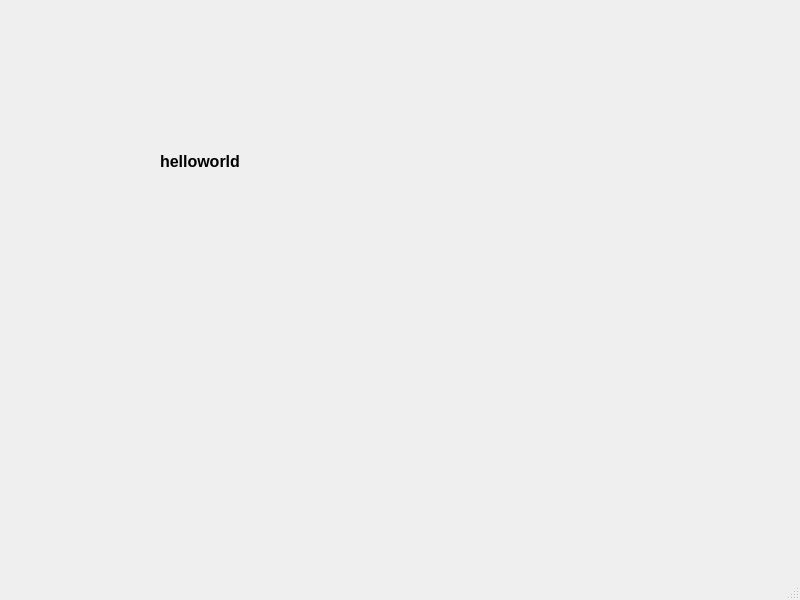
<?xml version="1.0" encoding="UTF-8"?>
<ui version="4.0">
 <class>MainWindow</class>
 <widget class="QMainWindow" name="MainWindow">
  <property name="geometry">
   <rect>
    <x>0</x>
    <y>0</y>
    <width>800</width>
    <height>600</height>
   </rect>
  </property>
  <property name="windowTitle">
   <string>MainWindow</string>
  </property>
  <widget class="QWidget" name="centralwidget">
   <widget class="QLabel" name="label">
    <property name="geometry">
     <rect>
      <x>160</x>
      <y>141</y>
      <width>141</width>
      <height>41</height>
     </rect>
    </property>
    <property name="text">
     <string>&lt;!DOCTYPE HTML PUBLIC &quot;-//W3C//DTD HTML 4.0//EN&quot; &quot;http://www.w3.org/TR/REC-html40/strict.dtd&quot;&gt;
&lt;html&gt;&lt;head&gt;&lt;meta name=&quot;qrichtext&quot; content=&quot;1&quot; /&gt;&lt;style type=&quot;text/css&quot;&gt;
p, li { white-space: pre-wrap; }
&lt;/style&gt;&lt;/head&gt;&lt;body style=&quot; font-family:'SimSun'; font-size:9pt; font-weight:400; font-style:normal;&quot;&gt;
&lt;p style=&quot; margin-top:12px; margin-bottom:12px; margin-left:0px; margin-right:0px; -qt-block-indent:0; text-indent:0px;&quot;&gt;&lt;span style=&quot; font-size:12pt; font-weight:600;&quot;&gt;helloworld&lt;/span&gt;&lt;/p&gt;&lt;/body&gt;&lt;/html&gt;</string>
    </property>
   </widget>
  </widget>
  <widget class="QMenuBar" name="menubar">
   <property name="geometry">
    <rect>
     <x>0</x>
     <y>0</y>
     <width>800</width>
     <height>22</height>
    </rect>
   </property>
  </widget>
  <widget class="QStatusBar" name="statusbar"/>
 </widget>
 <resources/>
 <connections/>
</ui>
